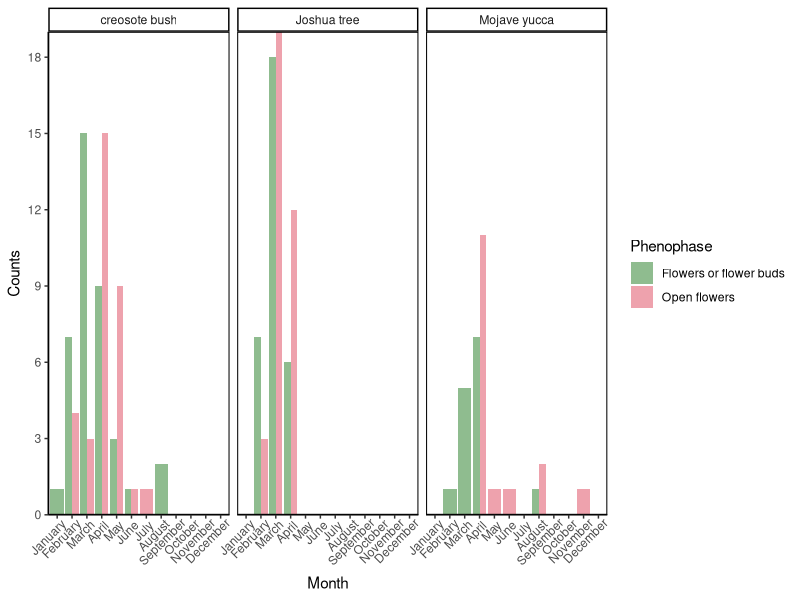

Recreate this plot in R.
## ---- chunk 1
knitr::opts_chunk$set(echo = TRUE)
## ---- chunk 2
library(tidyverse)
## ---- chunk 3
# NOTE: this data is untidy (i.e. in wide format, where each row represents three observations, not one)
pizza_data <- tribble(
  ~name,    ~'2017',   ~'2018',   ~'2019',
  "Sam",       25,        20,        16,
  "An",        20,        15,        11,
  "Allison",   18,        17,        10,
  "Julie",     19,        10,        14,
  "Jamie",     21,        13,        14
  )
## ---- chunk 4
tidy_pizza <- pizza_data %>% 
  gather('2017', '2018', '2019', key = "year", value = "pizzas_eaten")
## ---- chunk 5
ordered_names <- tidy_pizza %>% 
  arrange(name) # for descending alphabetical order, use "arrange(desc(names))"

ordered_num_pizzas <- tidy_pizza %>% 
  arrange(pizzas_eaten) # for descending order, use "arrange(-pizzas_eaten)"
## ---- chunk 6
sam_an <- tidy_pizza %>% 
  filter(name == "Sam" | name == "An") # "|" tells R to filter any observations that match "Sam" OR "An"
## ---- chunk 7
grouped_names <- tidy_pizza %>% 
  group_by(name) # notice that nothing appears to change when you view 'grouped_df.' See the summarize() function below for further example.
## ---- chunk 8
# use mutate() to coerce a variable to a different data type
name_as_factor <- tidy_pizza %>% 
  mutate(name = as.factor(name)) # you can check that this worked by viewing 'str(name_as_factor)'

# use mutate() to calculate a new value using existing observations and add this new value to a new column
pizzas_per_month <- tidy_pizza %>% 
  mutate(pizzas_per_month = pizzas_eaten/12)

# use mutate in conjunction with case_when to add a column based off existing observations
fav_pizza <- tidy_pizza %>% 
  mutate(
    fav_pizza = case_when(
      name == "Sam" ~ "Buffalo Chicken",
      name == "An" ~ "Pepperoni",
      name == "Allison" ~ "Cheese",
      name == "Julie" ~ "Margherita",
      name == "Jamie" ~ "Veggie"
    )
  )

# use mutate in conjunction with ifelse, where if the observation in the 'name' column matches "Sam," report "1". If not, report "0"
binary <- tidy_pizza %>% 
  mutate(binary = ifelse(name == "Sam", "1", "0")) 
## ---- chunk 9
pizza_eaten_vec <- tidy_pizza %>% 
  pull(pizzas_eaten)
## ---- chunk 10
renamed_pizzas <- tidy_pizza %>% 
  rename(total_pizzas = pizzas_eaten)
## ---- chunk 11
names_pizzas <- tidy_pizza %>% 
  select(name, pizzas_eaten)
## ---- chunk 12
# let's convert our 'tidy_pizza' data back to wide format using spread()
back_to_wide <- tidy_pizza %>% 
  spread('year', 'pizzas_eaten')
## ---- chunk 13
pizza_summary <- tidy_pizza %>% 
  group_by(name) %>% 
  summarize(
    avg_pizzas = mean(pizzas_eaten), # feel free to substitute any summary stat function here!!
    max_pizza = max(pizzas_eaten),
    min_pizza = min(pizzas_eaten) # and add as many as you want to calculate!
  )
## ---- chunk 14
tallied_pizza <- tidy_pizza %>% 
  group_by(name) %>% 
  tally(pizzas_eaten)
## ---- chunk 15
library(tidyverse) # if you haven't loaded it already
library(here) # from the last R-Ladies Meetup!
## ---- chunk 16
pheno_data <- read_csv(here::here("data","phenometrics_data.csv"))
## ---- chunk 17
ca_obs <- pheno_data %>% 
  filter(State == "CA")
## ---- chunk 18
select_columns <- ca_obs %>% 
  select(1:5, Genus, Species, Common_Name, Phenophase_Description, Year, Month)
## ---- chunk 19
rename_columns <- select_columns %>% 
  rename(Pheno = Phenophase_Description)
## ---- chunk 20
unite_columns <- rename_columns %>% 
  unite("Genus_Species", Genus, Species)
## ---- chunk 21
remove_NA <- unite_columns %>% 
  drop_na(Year, Month)
## ---- chunk 22
relevel_month <- remove_NA %>% 
  mutate(Month = fct_relevel(Month, month.name)) # month.name is a built-in vector of months (in the correct order!)

relevel_pheno <- relevel_month %>% 
  mutate(Pheno = fct_relevel(Pheno, c("Flowers or flower buds", "Open flowers", "Pollen release (flowers)")))
## ---- chunk 23
ca_pheno_simple <- pheno_data %>% 
  filter(State == "CA") %>%
  select(1:5, Genus, Species, Common_Name, Phenophase_Description, Year, Month) %>% 
  rename(Pheno = Phenophase_Description) %>%
  unite("Genus_Species", Genus, Species) %>% 
  drop_na(Year, Month) %>% 
  mutate(Pheno = fct_relevel(Pheno, c("Flowers or flower buds", "Open flowers", "Pollen release (flowers)")),
         Month = fct_relevel(Month, month.name)) 
## ---- chunk 24
fav_spp <- ca_pheno_simple %>% 
  filter(Common_Name == "Joshua tree" | Common_Name == "creosote bush" | Common_Name == "Mojave yucca") %>% 
  group_by(Month, Common_Name, Pheno) %>% 
  tally() # you could also use summarize() here!
## ---- chunk 25
fav_plants_plot <- ggplot(fav_spp, aes(x = Month, y = n, fill = Pheno)) + # fill = counts of each phenophase
  geom_col(position = "dodge") + # separate columns for each phenophase (instead of stacked)
  facet_wrap(~Common_Name) + # create separate panels for each species
  labs(x = "Month", y = "Counts") + # change axis label names
  guides(fill = guide_legend(title = "Phenophase")) + # rename legend title
  scale_x_discrete(limits = c(month.name)) + # include all months on x-axis, even if there's no data
  scale_y_continuous(expand = c(0,0), breaks = seq(0, 20, by = 3)) + # remove space between columns and x-axis; set y-axis tick mark interval
  scale_fill_manual(values = c("darkseagreen", "lightpink2")) + # change colors
  theme_classic() + 
  theme(panel.border = element_rect(colour = "black", fill = NA, size = 0.7), 
        axis.text.x = element_text(angle = 45, hjust = 0.9)) 

fav_plants_plot
